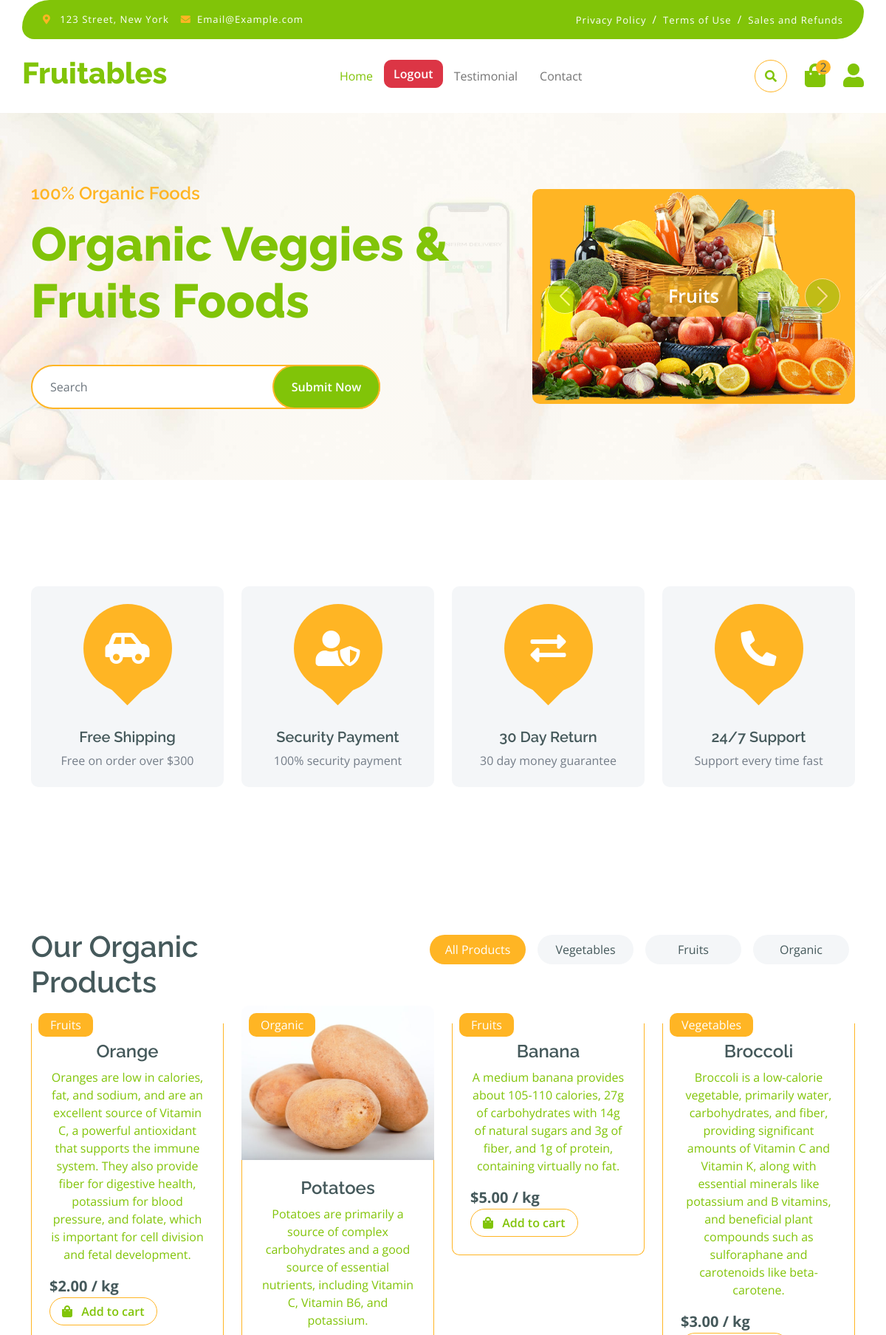
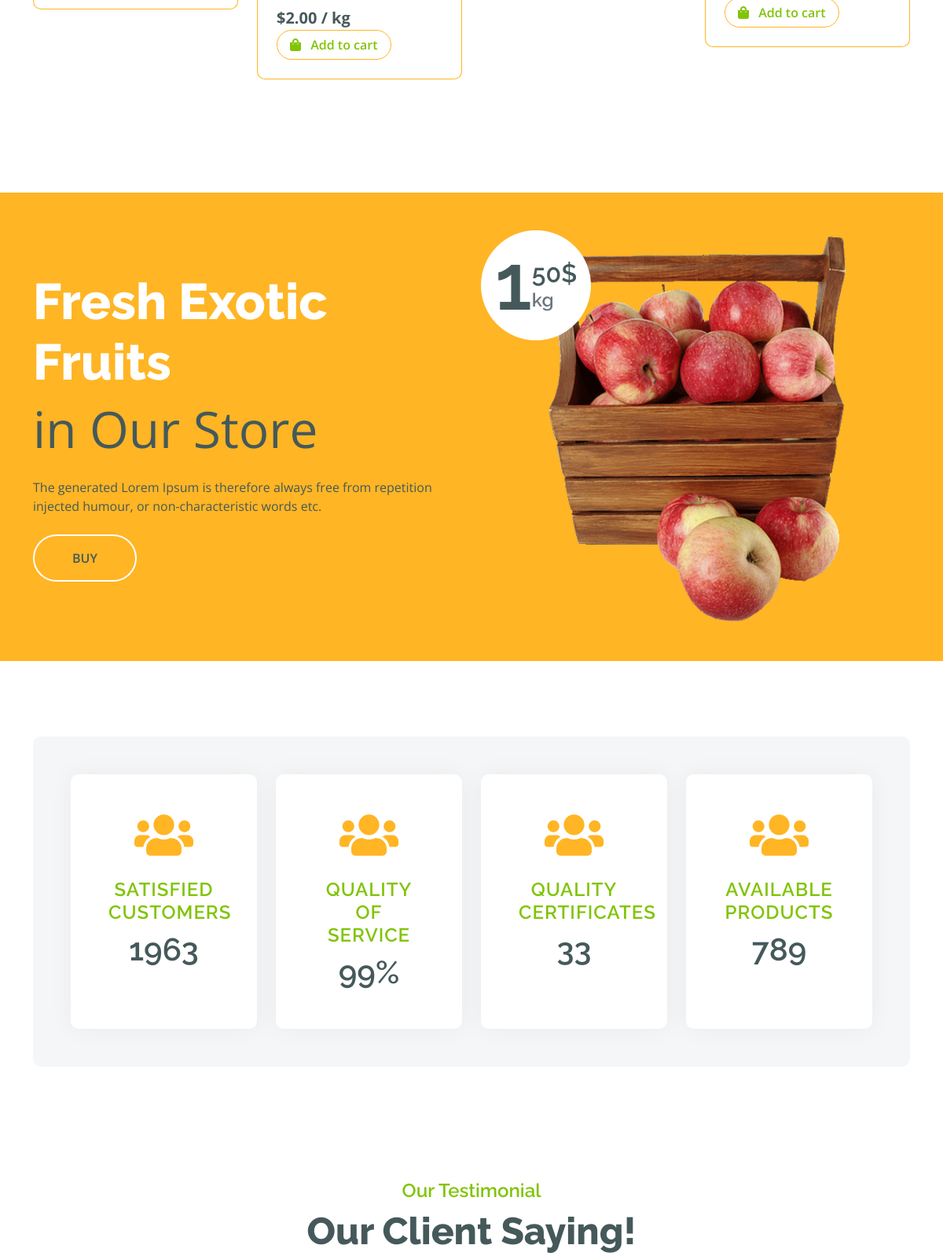
The page / (signed in, upper part) on the database its author committed (2 pictures, top to bottom).
### fruits/models.py (models this page shows, shortened)
class Category(models.Model):
    category = models.CharField(max_length=100)
    def __str__(self):
        return self.category

class Fruits(models.Model):
    name = models.CharField(max_length=100)
    category = models.ForeignKey(Category, on_delete=models.SET_NULL, null=True)
    price = models.DecimalField(default="1.00", decimal_places=2, max_digits=10)
    image = models.ImageField(upload_to="images/")
    description = models.TextField()
    rating = models.IntegerField(default=1)
    updated = models.DateTimeField(auto_now=True)
    created = models.DateTimeField(auto_now_add=True)
    class Meta:
        ordering = ['-updated', '-created']

### fruits/views.py (the view, shortened to what this page needs)
# urls.py: path("", views.home_view, name="home"),
def home_view(request):
    fruits = Fruits.objects.filter(
        Q(name__icontains=request.GET.get("search", "")) |
        Q(category__category__icontains=request.GET.get("search", ""))
    )
    categories = Category.objects.all()
    testimonies = Testimonial.objects.all()
    q = request.GET.get("search")
    cart = Cart.objects.filter(user=request.user.id)
    return render(request, "pages/home.html", {"fruits": fruits, "categories": categories, "testimonies": testimonies, "cart": cart})

### templates/pages/home.html (shortened to what this page needs)
{% extends 'components/layout.html' %}
{% block content %}
{% include 'components/header.html' %}
{% if fruits %}
    {% include 'components/hero.html' %}
    {% include 'components/features.html' %}
    {% include 'components/fruits_shop.html' %}
    {% include 'components/banner.html' %}
    {% include 'components/facts.html' %}
    {% include 'components/testimony_box.html' %}
{% endif %}
{% endblock %}

### templates/components/fruits_shop.html (shortened to what this page needs)
{% load static %}
<div class="container-fluid fruite py-5">
    <div class="container py-5">
        <div class="tab-class text-center">
            <div class="row g-4">
                <div class="col-lg-4 text-start">
                    <h1>Our Organic Products</h1>
                </div>
                {% include 'components/categories.html' %}
            </div>
            <div class="tab-content">
                <div id="tab-1" class="tab-pane fade show p-0 active">
                    <div class="row g-4">
                        <div class="col-lg-12">
                            <div class="row g-4">
                                {% for fruit in fruits %}
                                    <div class="col-md-6 col-lg-4 col-xl-3">
                                    <div class="rounded position-relative fruite-item">
                                        <div class="fruite-img">
                                            <img src="{{fruit.image.url}}" class="img-fluid w-100 rounded-top" alt=""/>
                                        </div>
                                        <div class="text-white bg-secondary px-3 py-1 rounded position-absolute" style="top: 10px; left: 10px;">{{fruit.category}}</div>
                                        <div class="p-4 border border-secondary border-top-0 rounded-bottom">
                                            <a href="{% url 'product_detail' fruit.id %}">
                                                <h4>{{fruit.name}}</h4>
                                                <p>{{fruit.description}}</p>
                                            </a>
                                            <div class="d-flex justify-content-between flex-lg-wrap">
                                                <p class="text-dark fs-5 fw-bold mb-0">${{fruit.price}} / kg</p>
                                                <form action="" method="post">
                                                    <button type="submit" class="btn border border-secondary rounded-pill px-3 text-primary">
                                                        <i class="fa fa-shopping-bag me-2 text-primary"></i> Add to cart
                                                    </button>
                                                </form>
                                            </div>
                                        </div>
                                    </div>
                                </div>
                                {% endfor %}
                            </div>
                        </div>
                    </div>
                </div>
            </div>
        </div>
    </div>
</div>

### templates/components/categories.html
<div class="col-lg-8 text-end">
    <ul class="nav nav-pills d-inline-flex text-center mb-5">
        <li class="nav-item">
            <a class="d-flex m-2 py-2 bg-light rounded-pill active"  href="{% url 'home' %}">
                <span class="text-dark" style="width: 130px;">All Products</span>
            </a>
        </li>
        {% for category in categories %}
            <li class="nav-item">
                <a class="d-flex py-2 m-2 bg-light rounded-pill" href="{% url 'home' %}?search={{category.category}}">
                    <span class="text-dark" style="width: 130px;">{{category.category}}</span>
                </a>
            </li>
        {% endfor %}
    </ul>
</div>

### static/css/style.css (style rules this page uses)
.btn { font-weight: 600; transition: .5s; }
.btn.border-secondary { transition: 0.5s; }
.fruite .tab-class .nav-item a.active { background: var(--bs-secondary) !important; }
.fruite .tab-class .nav-item a.active span { color: var(--bs-white) !important; }
.fruite .fruite-item { height: 100%; transition: 0.5s; }
.fruite .fruite-item .fruite-img { overflow: hidden; transition: 0.5s; border-radius: 10px 10px 0 0; }
.fruite .fruite-item .fruite-img img { transition: 0.5s; }

### rows shown on the page
Category: category "Vegetables"
Category: category "Fruits"
Category: category "Organic"
Fruits: category "Fruits", name "Orange", description "Oranges are low in calories, fat, and sodium, and are an excellent source of Vitamin C, a powerful antioxidant that supports the immune system. They also provide fiber for digestive health, potassium for blood pressure, and folate, which is important for cell division and fetal development.", price "2.00"
Fruits: image (picture), category "Organic", name "Potatoes", description "Potatoes are primarily a source of complex carbohydrates and a good source of essential nutrients, including Vitamin C, Vitamin B6, and potassium.", price "2.00"
Fruits: category "Fruits", name "Banana", description "A medium banana provides about 105-110 calories, 27g of carbohydrates with 14g of natural sugars and 3g of fiber, and 1g of protein, containing virtually no fat.", price "5.00"
Fruits: category "Vegetables", name "Broccoli", description "Broccoli is a low-calorie vegetable, primarily water, carbohydrates, and fiber, providing significant amounts of Vitamin C and Vitamin K, along with essential minerals like potassium and B vitamins, and beneficial plant compounds such as sulforaphane and carotenoids like beta-carotene.", price "3.00"

### other values the page prints
{{ cart.count }} "2"
